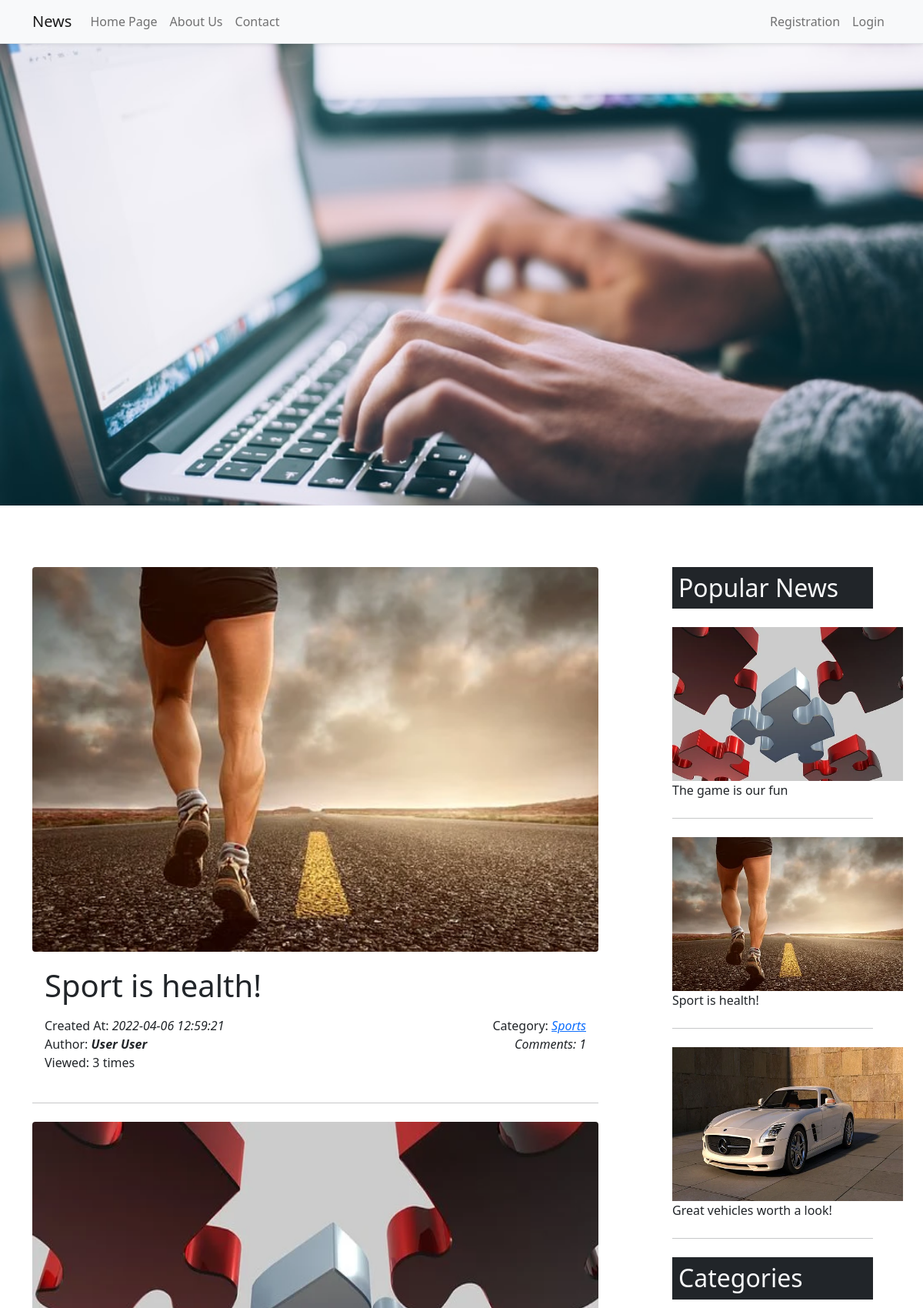
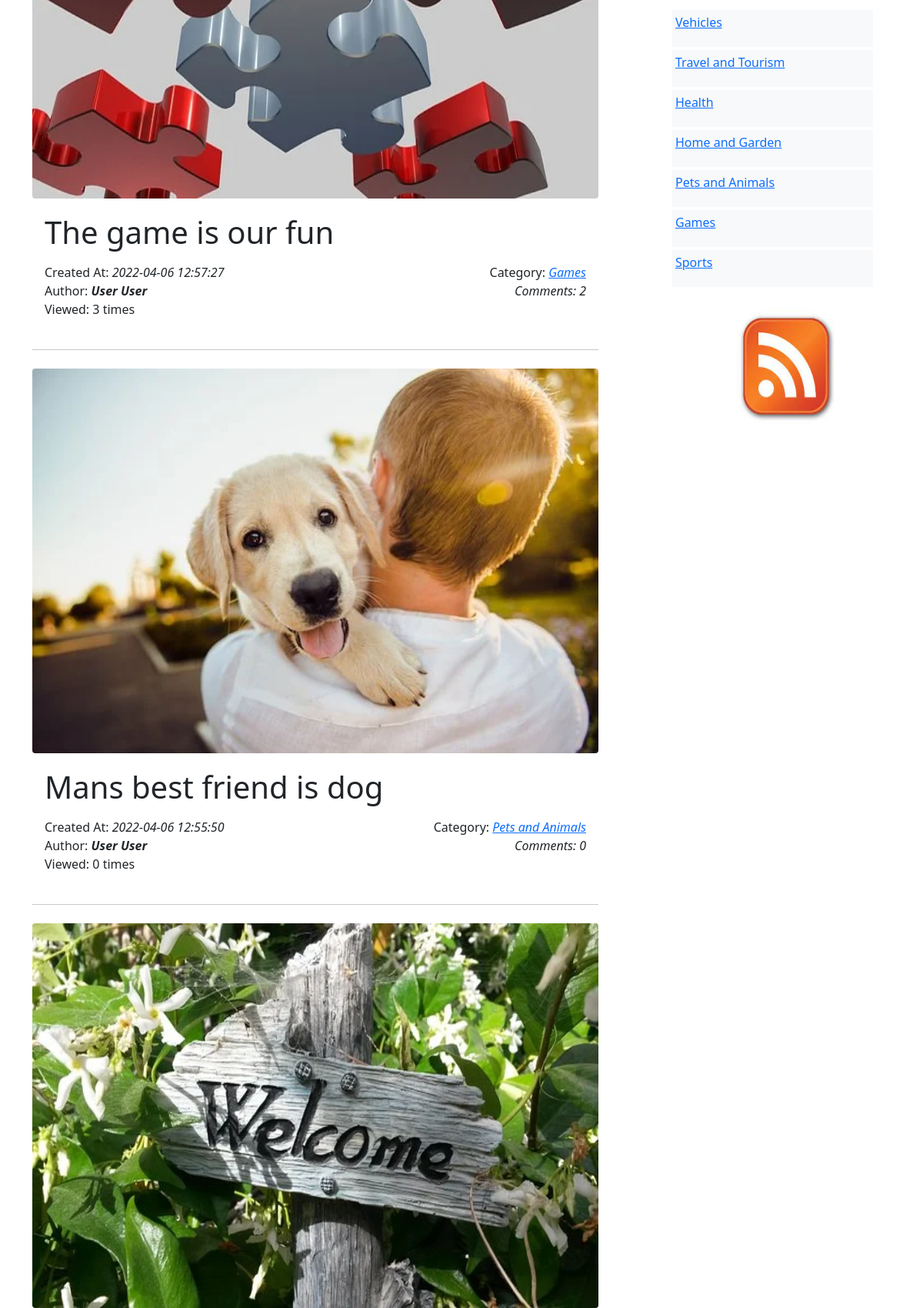
The page / (upper part) on the database its author committed (2 pictures, top to bottom).
### tables this page shows
CREATE TABLE `category` (
  `id` int(3) UNSIGNED NOT NULL,
  `name` varchar(255) NOT NULL,
  `time` datetime NOT NULL DEFAULT current_timestamp()
);

### admin/class/session.php (called while the page is built, shortened)
<?php
class Session {
  private $signed_in = false;
  public function signed_in(){
    return $this->signed_in;
  }
  public function check_login(){
    if(isset($_SESSION['user_id'])){
      $this->signed_in = true;
    }
    else {
      $this->signed_in = false;
    }
  }
}
$session = new Session();
 ?>

### admin/class/database.php (called while the page is built, shortened)
<?php
class Database {
  private $host = "localhost";
  private $user = "root";
  private $pass = "";
  private $name = "news";
  private $stmt;
  private $dbh;
  public function __construct(){
    $dns = "mysql:host=".$this->host.";dbname=".$this->name;
    try{
      $this->dbh = new PDO($dns, $this->user, $this->pass);
    }catch(PDOException $e){
      $this->error = $e->getMessage();
      echo $this->error;
    }
  }
  public function query($sql){
    return $this->stmt = $this->dbh->prepare($sql);
  }
  public function execute(){
    return $this->stmt->execute();
  }
  public function resultSet(){
    $this->execute();
    return $this->stmt->fetchAll(PDO::FETCH_OBJ);
  }
  public function bind($param, $value, $type = null){
    if(is_null($type)){
      switch(true)
      {
        default:
          $type = PDO::PARAM_STR;
      }
    }
    $this->stmt->bindValue($param, $value, $type);
  }
}
 ?>

### admin/class/post.php (called while the page is built, shortened)
<?php
class Post {
  private $db;
  public function __construct(){
    $this->db = new Database();
  }
  public function showAll(){
    $this->db->query("SELECT * FROM viewposts ORDER BY id DESC");
    $results = $this->db->resultSet();
    return $results;
  }
  public function mostViewed(){
    $this->db->query("SELECT * FROM viewposts ORDER BY seen DESC LIMIT 3");
    $results = $this->db->resultSet();
    return $results;
  }
}
 ?>

### admin/class/comment.php (called while the page is built, shortened)
<?php
class Comment {
  private $db;
  public function __construct(){
    $this->db = new Database();
  }
  public function showForOnePost($post_id){
    $this->db->query("SELECT * FROM comments WHERE post_id = :post_id ORDER BY time DESC");
    $this->db->bind(":post_id", $post_id);
    $results = $this->db->resultSet();
    return $results;
  }
}
$comment = new Comment();
 ?>

### admin/class/category.php (called while the page is built, shortened)
<?php
class Category {
  private $db;
  public function __construct(){
    $this->db = new Database();
  }
  public function show(){
    $this->db->query("SELECT * FROM category ORDER BY id DESC");
    $results = $this->db->resultSet();
    return $results;
  }
}
 ?>

### includes/mostViewed.php (the view, shortened to what this page needs)
<?php $post = new Post(); ?>
<h2 class="mb-4 bg-dark text-light p-2">Popular News</h2>
<?php foreach($post->mostViewed() as $post): ?>
    <div class="">
      <a href='post.php?id=<?php echo $post->id ?>'><img src="admin/img/<?php echo $post->image ?>" style="height:200px; width:300px;" alt=""></a>
      <p> <?php echo $post->title ?> </p>
    </div><hr class="my-4">
<?php endforeach ?>
<h2 class="mb-4 bg-dark text-light p-2">Categories</h2>
<?php $category = new Category(); foreach($category->show() as $category): ?>
  <div class="bg-light p-1 mb-1">
    <ul class="list-unstyled">
      <li><a href="index.php?category=<?php echo $category->name ?>"><?php echo $category->name ?></a> </li>
    </ul>
  </div>
<?php endforeach ?>
<a href='rss.php'><img src="admin/img/rss.jpg" class="img-fluid mt-4 ms-5" style="height:150px; width:200px;" alt=""></a>

### includes/header.php (shortened to what this page needs)
<!DOCTYPE html>
<html lang="en">
<head>
  <link href="https://cdn.jsdelivr.net/npm/bootstrap@5.0.2/dist/css/bootstrap.min.css" rel="stylesheet">
  <link rel="stylesheet" href="css/style.css">
</head>
<body>

### includes/navbar.php (shortened to what this page needs)
<nav class="navbar navbar-light bg-light navbar-expand-lg p-2 border-bottom shadow-sm sticky-top">
  <div class="container">
    <a href="index.php" class="navbar-brand">News</a>
    <div class="collapse navbar-collapse" id="nav">
      <ul class="navbar-nav">
        <li class="nav-item">
          <a href="index.php" class="nav-link">Home Page</a>
        </li>
        <li class="nav-item">
          <a href="about.php" class="nav-link">About Us</a>
        </li>
        <li class="nav-item">
          <a href="contact.php" class="nav-link">Contact</a>
        </li>
      </ul>
      <ul class="navbar-nav ms-auto">
      <?php if(!$session->signed_in()): ?>
        <li class="nav-item">
          <a href="admin/register.php" class="nav-link">Registration</a>
        </li>
        <li class="nav-item">
          <a href="admin/login.php" class="nav-link">Login</a>
        </li>
      <?php else: ?>
        <li class="nav-item">
          <a href='admin/index.php' class="nav-link">Admin</a>
        </li>
      <?php endif ?>
      </ul>
    </div>
  </div>
</nav>

### includes/pano.php (shortened to what this page needs)
<section id="pano" class="pano-img">
</section>

### index.php (shortened to what this page needs)
<?php require_once("includes/header.php"); ?>
<?php require_once("includes/navbar.php"); ?>
<?php require_once("includes/pano.php"); ?>
<section class="mt-5" id="main">
  <div class="container">
    <div class="row">
      <?php
        $posts = new Post();
        if(isset($_GET['category'])){
          $category = $_GET['category'];
          $posts = $posts->selectAllFromCategory($category);
          if(empty($posts)){
            echo "<p class='display-6 mb-5'>No post for category {$_GET['category']}..</p>";
          }
        }
        else{
          $posts = $posts->showAll();
        }
       ?>
      <div class="col-lg-8 me-5">
        <?php foreach($posts as $posts): ?>
          <div>
            <a href='post.php?id=<?php echo $posts->id ?>'><img src="admin/img/<?php echo $posts->image ?>" class="img-fluid rounded" alt="" style="width:900px; height:500px"></a>
          </div>
          <div class="p-3">
              <h2 class="my-1 display-6"><?php echo $posts->title ?></h2>
              <div class="row mt-3">
                <div class="col-lg-6">
                  <span>Created At: <i><?php echo $posts->time ?></i></span><br>
                  <span>Author: <i><b><?php echo $posts->first_name . " " . $posts->last_name ?></b></i></span><br>
                  <span>Viewed: <?php echo $posts->seen ?> times</span>
                </div>
                <div class="col-lg-6 text-end text-sm-end">
                  <span>Category: <i><a href='index.php?category=<?php echo $posts->name ?>'><?php echo $posts->name ?></i></a></span><br>
                  <span><i>Comments: <?php echo count($comment->showForOnePost($posts->id)) ?> </i></span><br>
                </div>
              </div>
          </div>
          <hr class="my-4">
        <?php endforeach; ?>
      </div>
      <div class="col-lg-3 ms-4">
        <?php require_once "includes/mostViewed.php"; ?>
      </div>
    </div>
  </div>
</section>
<?php require_once("includes/footer.php") ?>

### includes/footer.php (shortened to what this page needs)
</body>
</html>

### css/main.css (style rules this page uses)
#main .container { margin-top: 80px; }

### includes/pano.php (style rules this page uses)
#pano { background-image:url("admin/img/pano.jpg"); background-size: cover; background-position: center; min-height: 75vh; position: relative; }

### rows shown on the page
category: name "Vehicles"
category: name "Travel and Tourism"
category: name "Health"
category: name "Home and Garden"
category: name "Pets and Animals"
category: name "Games"
category: name "Sports"

### other values the page prints
$posts->title "Sport is health!"
$posts->time "2022-04-06 12:59:21"
$posts->first_name "User"
$posts->last_name "User"
$posts->seen "3"
$posts->name "Sports"
count($comment->showForOnePost($posts->id)) "1"
$posts->title "The game is our fun"
$posts->time "2022-04-06 12:57:27"
$posts->name "Games"
count($comment->showForOnePost($posts->id)) "2"
$posts->title "Mans best friend is dog"
$posts->time "2022-04-06 12:55:50"
$posts->seen "0"
$posts->name "Pets and Animals"
